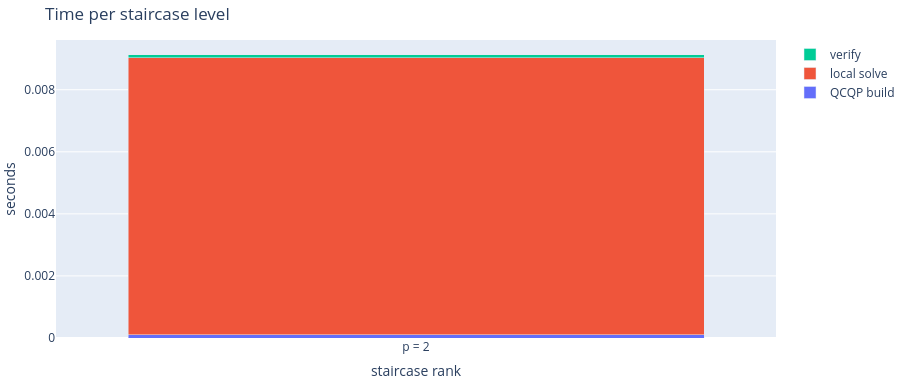

Source (notebook cell):
### Markdown cell above
## Where the time goes

### Code cell
ranks = np.asarray(result.getRanksVisited()).astype(int)
phases = {
    "QCQP build": np.asarray(result.getQcqpBuildTimePerLevel()),
    "local solve": np.asarray(result.getNlpTimePerLevel()),
    "verify": np.asarray(result.getVerifyTimePerLevel()),
}

timing = go.Figure()
for name, seconds in phases.items():
    timing.add_trace(go.Bar(x=[f"p = {level}" for level in ranks], y=seconds, name=name))
timing.update_layout(
    barmode="stack", title="Time per staircase level",
    xaxis_title="staircase rank", yaxis_title="seconds",
    height=380, margin=dict(l=0, r=0, t=40, b=0))
timing.show()

for name, seconds in phases.items():
    print(f"{name:>12}: {seconds.sum():.5f} s")

### Figure 1 — Plotly figure (JSON) as saved in the notebook; plotly's stock layout.template omitted (floating-point values rounded to 4 significant figures)
{"data": [{"name": "QCQP build", "type": "bar", "x": ["p = 2"], "y": [9.836e-05]}, {"name": "local solve", "type": "bar", "x": ["p = 2"], "y": [0.008937]}, {"name": "verify", "type": "bar", "x": ["p = 2"], "y": [8.636e-05]}], "layout": {"barmode": "stack", "height": 380, "margin": {"b": 0, "l": 0, "r": 0, "t": 40}, "title": {"text": "Time per staircase level"}, "xaxis": {"title": {"text": "staircase rank"}}, "yaxis": {"title": {"text": "seconds"}}}}
